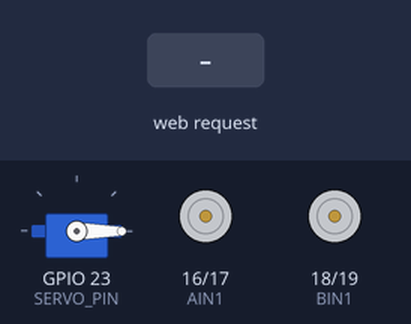
This sketch was run on a simulated ESP32. Parts: servo, motor-driver pin pairs drawn as motors (green arrow = first pin HIGH = forward, orange = second pin HIGH = backward, longer = more drive). The inputs (shaded band) are chosen by the test bench. What the sketch prints to the serial monitor is not drawn.

Above: at 1.2 s.
1.3 s: HTTP request GET /cmd?x=1 received
At 1.7 s:
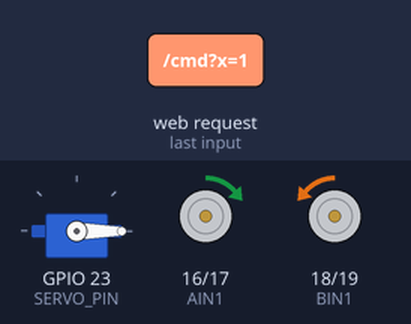
3.3 s: HTTP request GET /cmd?x=120 received
At 3.7 s:
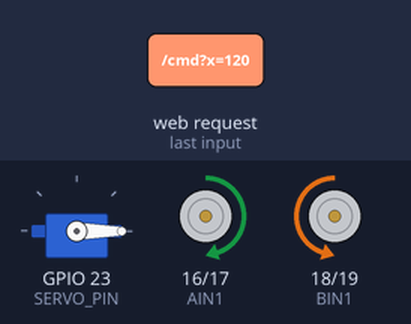
5.3 s: HTTP request GET /cmd?y=1 received
At 5.7 s:
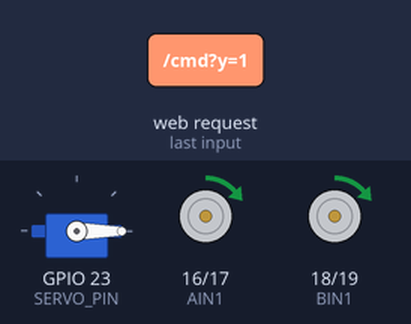
7.3 s: HTTP request GET /cmd?y=120 received
At 7.7 s:
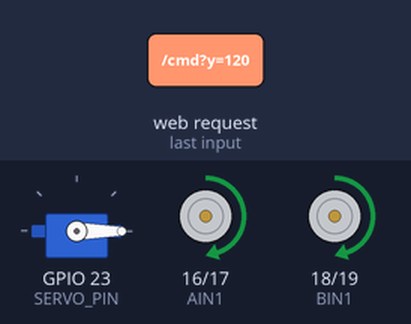
9.3 s: HTTP request GET /cmd?a=1 received
At 9.7 s:
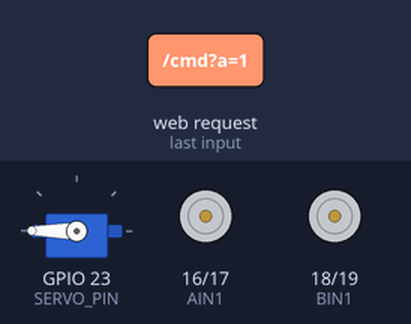
11.3 s: HTTP request GET /cmd?x=1&y=1&a=1 received
At 12.6 s:
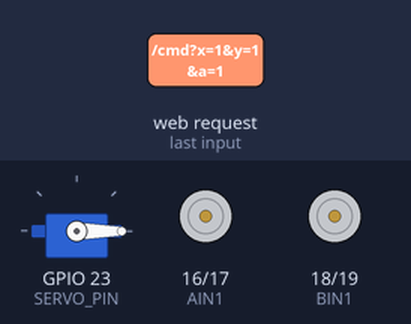
Timing chart, 0 to 14.3 s (numbered marks = the images above; inputs shaded):
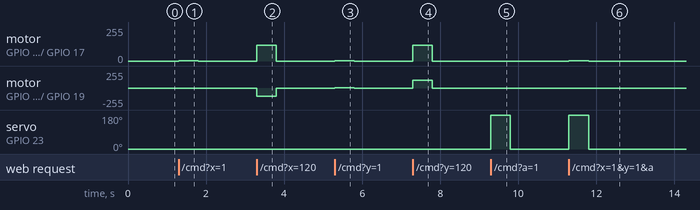

The sketch:

laminax_bot.ino
```cpp
#include <WiFi.h>
#include <WebServer.h>
#include <ESP32Servo.h>

// ---- Config de la red que crea el robot ----
const char* ssid = "LaminaxBot";
const char* password = "hacha1234";

WebServer server(80);

// ---- Servo del hacha ----
Servo hacha;
const int SERVO_PIN = 23;
const int REPOSO = 0;
const int ATAQUE = 180;

// ---- Pines del puente H (DRV8833) ----
int AIN1 = 16;  // motor izquierdo
int AIN2 = 17;
int BIN1 = 18;  // motor derecho
int BIN2 = 19;

// ---- Seguridad: si dejamos de recibir señal, el robot se para solo ----
unsigned long ultimoComando = 0;
const unsigned long TIEMPO_LIMITE = 500; // milisegundos sin señal = freno

// ---- Pagina web con el joystick tactil ----
const char paginaHTML[] PROGMEM = R"rawliteral(
<!DOCTYPE html>
<html>
<head>
<meta name="viewport" content="width=device-width, initial-scale=1, user-scalable=no">
<title>Laminax Bot</title>
<style>
  body { background:#111; color:#fff; font-family:sans-serif; text-align:center;
         margin:0; padding:20px; touch-action:none; user-select:none; }
  h2 { margin-bottom:5px; }
  #estado { color:#888; font-size:14px; margin-bottom:10px; }
  #base { width:220px; height:220px; border-radius:50%; background:#333;
          margin:20px auto; position:relative; }
  #stick { width:80px; height:80px; border-radius:50%; background:#e74c3c;
           position:absolute; top:70px; left:70px; }
  #atacar { width:150px; height:150px; border-radius:50%; background:#27ae60;
            color:#fff; font-size:22px; border:none; margin-top:30px; }
  #atacar:active { background:#2ecc71; }
</style>
</head>
<body>
<h2>Laminax Bot</h2>
<div id="estado">conectado</div>
<div id="base"><div id="stick"></div></div>
<button id="atacar">ATACAR</button>

<script>
let base = document.getElementById('base');
let stick = document.getElementById('stick');
let atacar = document.getElementById('atacar');
let estado = document.getElementById('estado');
let x = 0, y = 0, a = 0;
let dragging = false;
let enviando = false;

function centrar() {
  stick.style.left = '70px';
  stick.style.top = '70px';
  x = 0; y = 0;
}

function mover(clientX, clientY) {
  let rect = base.getBoundingClientRect();
  let cx = rect.left + rect.width/2;
  let cy = rect.top + rect.height/2;
  let dx = clientX - cx;
  let dy = clientY - cy;
  let max = 70;
  let dist = Math.sqrt(dx*dx + dy*dy);
  if (dist > max) { dx = dx/dist*max; dy = dy/dist*max; }
  stick.style.left = (70 + dx) + 'px';
  stick.style.top = (70 + dy) + 'px';
  x = Math.round((dx/max) * 255);
  y = Math.round((-dy/max) * 255);
}

base.addEventListener('touchstart', e => { dragging = true; mover(e.touches[0].clientX, e.touches[0].clientY); });
base.addEventListener('touchmove', e => { if(dragging) mover(e.touches[0].clientX, e.touches[0].clientY); });
base.addEventListener('touchend', e => { dragging = false; centrar(); });

atacar.addEventListener('touchstart', () => { a = 1; });
atacar.addEventListener('touchend', () => { a = 0; });

setInterval(() => {
  if (enviando) return; // no manda uno nuevo si el anterior no ha llegado
  enviando = true;
  fetch(`/cmd?x=${x}&y=${y}&a=${a}`)
    .then(() => estado.textContent = 'conectado')
    .catch(() => estado.textContent = 'sin conexion...')
    .finally(() => enviando = false);
}, 50);
</script>
</body>
</html>
)rawliteral";

void moverMotores(int x, int y) {
  int izquierda = constrain(y + x, -255, 255);
  int derecha   = constrain(y - x, -255, 255);

  if (izquierda >= 0) { analogWrite(AIN1, izquierda); analogWrite(AIN2, 0); }
  else                { analogWrite(AIN1, 0); analogWrite(AIN2, -izquierda); }

  if (derecha >= 0) { analogWrite(BIN1, derecha); analogWrite(BIN2, 0); }
  else              { analogWrite(BIN1, 0); analogWrite(BIN2, -derecha); }
}

void handleRoot() {
  server.send(200, "text/html", paginaHTML);
}

void handleCmd() {
  int x = server.arg("x").toInt();
  int y = server.arg("y").toInt();
  int a = server.arg("a").toInt();

  ultimoComando = millis();
  moverMotores(x, y);
  hacha.write(a == 1 ? ATAQUE : REPOSO);

  server.send(200, "text/plain", "ok");
}

void setup() {
  Serial.begin(115200);

  pinMode(AIN1, OUTPUT);
  pinMode(AIN2, OUTPUT);
  pinMode(BIN1, OUTPUT);
  pinMode(BIN2, OUTPUT);

  hacha.attach(SERVO_PIN);
  hacha.write(REPOSO);

  WiFi.softAP(ssid, password);
  Serial.println("=====================================");
  Serial.print("Red creada: ");
  Serial.println(ssid);
  Serial.print("Abre en tu celular: http://");
  Serial.println(WiFi.softAPIP());
  Serial.println("=====================================");

  server.on("/", handleRoot);
  server.on("/cmd", handleCmd);
  server.begin();
}

void loop() {
  server.handleClient();

  if (millis() - ultimoComando > TIEMPO_LIMITE) {
    moverMotores(0, 0);
    hacha.write(REPOSO);
  }
}
```

Measured:
- after the input at 1.3 s, motor on GPIO 16 (AIN1) / GPIO 17 (AIN2): stopped → forward 1/255 at once, → stopped 0.50 s later; motor on GPIO 18 (BIN1) / GPIO 19 (BIN2): stopped → backward 1/255 at once, → stopped 0.50 s later
- after the input at 3.3 s, motor on GPIO 16 (AIN1) / GPIO 17 (AIN2): stopped → forward 120/255 at once, → stopped 0.50 s later; motor on GPIO 18 (BIN1) / GPIO 19 (BIN2): stopped → backward 120/255 at once, → stopped 0.50 s later
- after the input at 5.3 s, motor on GPIO 16 (AIN1) / GPIO 17 (AIN2), motor on GPIO 18 (BIN1) / GPIO 19 (BIN2): stopped → forward 1/255 at once, → stopped 0.50 s later
- after the input at 7.3 s, motor on GPIO 16 (AIN1) / GPIO 17 (AIN2), motor on GPIO 18 (BIN1) / GPIO 19 (BIN2): stopped → forward 120/255 at once, → stopped 0.50 s later
- after the input at 9.3 s, servo on GPIO 23 (SERVO_PIN): 0° → 180° at once, → 0° 0.50 s later
- after the input at 11.3 s, motor on GPIO 16 (AIN1) / GPIO 17 (AIN2): stopped → forward 2/255 at once, → stopped 0.50 s later; servo on GPIO 23 (SERVO_PIN): 0° → 180° at once, → 0° 0.50 s later
